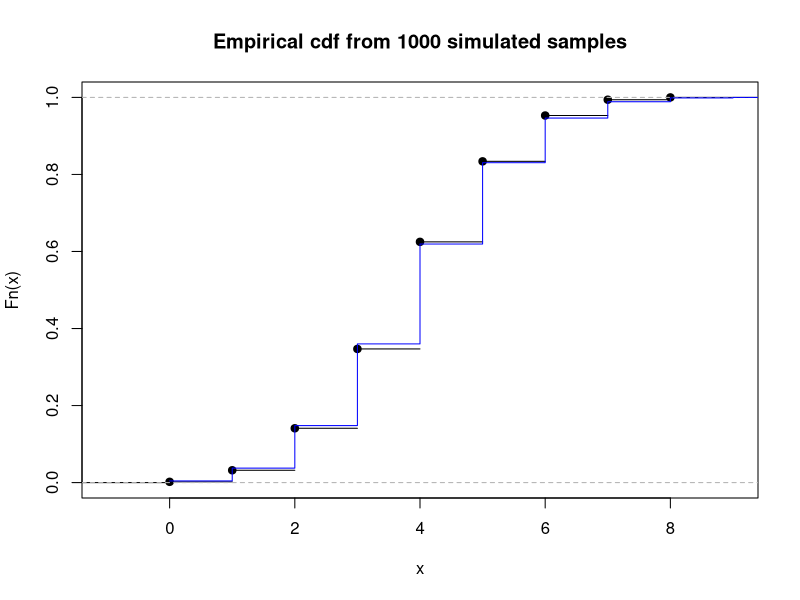

Write R code to recreate this figure.
#### EXERCISE SET 2

#Exercise 7

nr=1000
X=rhyper(nr,61,89,10)
X11();plot(ecdf(X),main="Empirical cdf from 1000 simulated samples")
lines(0:10,phyper(0:10,61,89,10),col="blue",type="s")


